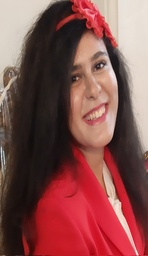
#> input picture flower.jpg, 148 x 256 px, shrunk from 1728 x 2984 before the run
$ python 'imageexamples - Copy.py'
#> lines starting #> are read from the running program, lines starting #| are printed output that depends on the picture
### simpleimage.py
"""
Stanford CS106AP SimpleImage
Written by Nick Parlante, Sonja Johnson-Yu, and Nick Bowman.
 -7/2019  version, has file reading, pix, foreach, hidden get/setpix
SimpleImage Features:
Create image:
  image = SimpleImage.blank(400, 200)   # create new image of size
  image = SimpleImage('foo.jpg')        # create from file
Access size
  image.width, image.height
Get pixel at x,y
  pix = image.get_pixel(x, y)
  # pix is RGB tuple like (100, 200, 0)
Set pixel at x,y
  image.set_pixel(x, y, pix)   # set data by tuple also
Get Pixel object at x,y
  pixel = image.get_pixel(x, y)
  pixel.red = 0
  pixel.blue = 255
Show image on screen
  image.show()
The main() function below demonstrates the above functions as a test.
"""

import sys
# If the following line fails, "Pillow" needs to be installed
from PIL import Image


def clamp(num):
    """
    Return a "clamped" version of the given num,
    converted to be an int limited to the range 0..255 for 1 byte.
    """
    num = int(num)
    if num < 0:
        return 0
    if num >= 256:
        return 255
    return num


class Pixel(object):
    """
    A pixel at an x,y in a SimpleImage.
    Supports set/get .red .green .blue
    and get .x .y
    """
    def __init__(self, image, x, y):
        self.image = image
        self._x = x
        self._y = y

    def __str__(self):
        return 'r:' + str(self.red) + ' g:' + str(self.green) + ' b:' + str(self.blue)

    # Pillow image stores each pixel color as a (red, green, blue) tuple.
    # So the functions below have to unpack/repack the tuple to change anything.

    @property
    def red(self):
        return self.image.px[self._x, self._y][0]

    @red.setter
    def red(self, value):
        rgb = self.image.px[self._x, self._y]
        self.image.px[self._x, self._y] = (clamp(value), rgb[1], rgb[2])

    @property
    def green(self):
        return self.image.px[self._x, self._y][1]

    @green.setter
    def green(self, value):
        rgb = self.image.px[self._x, self._y]
        self.image.px[self._x, self._y] = (rgb[0], clamp(value), rgb[2])

    @property
    def blue(self):
        return self.image.px[self._x, self._y][2]

    @blue.setter
    def blue(self, value):
        rgb = self.image.px[self._x, self._y]
        self.image.px[self._x, self._y] = (rgb[0], rgb[1], clamp(value))

    @property
    def x(self):
        return self._x

    @property
    def y(self):
        return self._y


# color tuples for background color names 'red' 'white' etc.
BACK_COLORS = {
    'white': (255, 255, 255),
    'black': (0, 0, 0),
    'red': (255, 0, 0),
    'green': (0, 255, 0),
    'blue': (0, 0, 255),
}


class SimpleImage(object):
    def __init__(self, filename, width=0, height=0, back_color=None):
        """
        Create a new image. This case works: SimpleImage('foo.jpg')
        To create a blank image use SimpleImage.blank(500, 300)
        The other parameters here are for internal/experimental use.
        """
        # Create pil_image either from file, or making blank
        if filename:
            self.pil_image = Image.open(filename).convert("RGB")
            if self.pil_image.mode != 'RGB':
                raise Exception('Image file is not RGB')
            self._filename = filename  # hold onto
        else:
            if not back_color:
                back_color = 'white'
            color_tuple = BACK_COLORS[back_color]
            if width == 0 or height == 0:
                raise Exception('Creating blank image requires width/height but got {} {}'
                                .format(width, height))
            self.pil_image = Image.new('RGB', (width, height), color_tuple)
        self.px = self.pil_image.load()
        size = self.pil_image.size
        self._width = size[0]
        self._height = size[1]
        self.curr_x = 0
        self.curr_y = 0

    def __iter__(self):
        return self

    def __next__(self):
        if self.curr_x < self.width and self.curr_y < self.height:
            x = self.curr_x
            y = self.curr_y
            self.increment_curr_counters()
            return Pixel(self, x, y)
        else:
            self.curr_x = 0
            self.curr_y = 0
            raise StopIteration()

    def increment_curr_counters(self):
        self.curr_x += 1
        if self.curr_x == self.width:
            self.curr_x = 0
            self.curr_y += 1

    # [9 lines left out: functions blank, file, not called in this run]

    @property
    def width(self):
        """Width of image in pixels."""
        return self._width

    @property
    def height(self):
        """Height of image in pixels."""
        return self._height

    # [25 lines left out: functions get_pixel, set_pixel, set_rgb, not called in this run]

    def _get_pix_(self, x, y):
        """Get pix RGB tuple (200, 100, 50) for the given x,y."""
        return self.px[x, y]

    def _set_pix_(self, x, y, pix):
        """Set the given pix RGB tuple into the image at the given x,y."""
        self.px[x, y] = pix

    def show(self):
        """Displays the image using an external utility."""
        self.pil_image.show()

    # [39 lines left out: functions make_as_big_as, main, not called in this run]


# [2 lines that do not run on import are left out]

### imageexamples - Copy.py
"""
This program contains several examples of functions that
manipulate an image to show how the SimpleImage library works.
"""

from simpleimage import SimpleImage

def darker(image):
    """
    Makes image passed in darker by halving red, green, blue values.
    Note: changes in image persist after function ends.
    """
    # Demonstrate looping over all the pixels of an image,
    # changing each pixel to be half its original intensity.
    for pixel in image:
        pixel.red = pixel.red // 2
        pixel.green = pixel.green // 2
        pixel.blue = pixel.blue // 2

def red_channel(filename):
    """
    Reads image from file specified by filename.
    Changes the image as follows:
    For every pixel, set green and blue values to 0
    yielding the red channel.
    Return the changed image.
    """
    image = SimpleImage(filename)
    for pixel in image:
        pixel.green = 0
        pixel.blue = 0
    return image

def compute_luminosity(red, green, blue):
    """
    Calculates the luminosity of a pixel using NTSC formula
    to weight red, green, and blue values appropriately.
    """
    return (0.299 * red) + (0.587 * green) + (0.114 * blue)

def grayscale(filename):
    """
    Reads image from file specified by filename.
    Change the image to be grayscale using the NTSC
    luminosity formula and return it.
    """
    image = SimpleImage(filename)
    for pixel in image:
        luminosity = compute_luminosity(pixel.red, pixel.green, pixel.blue)
        pixel.red = luminosity
        pixel.green = luminosity
        pixel.blue = luminosity
    return image

def main():
    """
    Run your desired image manipulation functions here.
    You should store the return value (image) and then
    call .show() to visualize the output of your program.
    """
    flower = SimpleImage('flower.jpg')
#> in __init__, self.pil_image is the input picture: PIL image 148x256 RGB; mean R, G, B 131.7, 78.6, 76.4
    flower.show()

    darker(flower)
    flower.show()
#> in show (call 2), `self.pil_image.show()`:
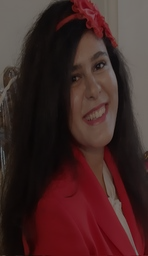
#> shown: PIL image 148x256 RGB; mean R, G, B 65.6, 39.1, 38

    red_flower = red_channel('flower.jpg')
    red_flower.show()
#> in show (call 3), `self.pil_image.show()`:
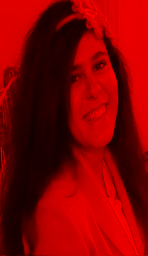
#> shown: PIL image 148x256 RGB; mean R, G, B 131.7, 0, 0

    grayscale_flower = grayscale('flower.jpg')
    grayscale_flower.show()
#> in show (call 4), `self.pil_image.show()`:
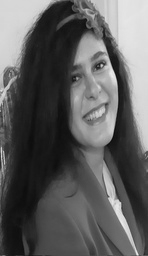
#> shown: PIL image 148x256 RGB; min 10, max 236, mean 93.8

if __name__ == '__main__':
    main()

$ run again, with doctor.jpg copied over flower.jpg
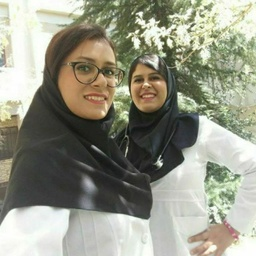
#> input picture doctor.jpg, 256 x 256 px, shrunk from 640 x 640 before the run
#> in __init__, self.pil_image is the input picture: PIL image 256x256 RGB; mean R, G, B 149.6, 150.3, 134.4
#> in show (call 3), `self.pil_image.show()`:
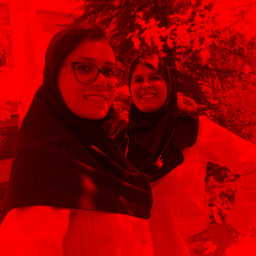
#> shown: PIL image 256x256 RGB; mean R, G, B 149.6, 0, 0
#> in show (call 4), `self.pil_image.show()`:
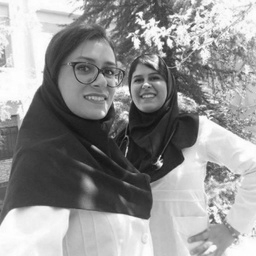
#> shown: PIL image 256x256 RGB; min 16, max 255, mean 147.8
